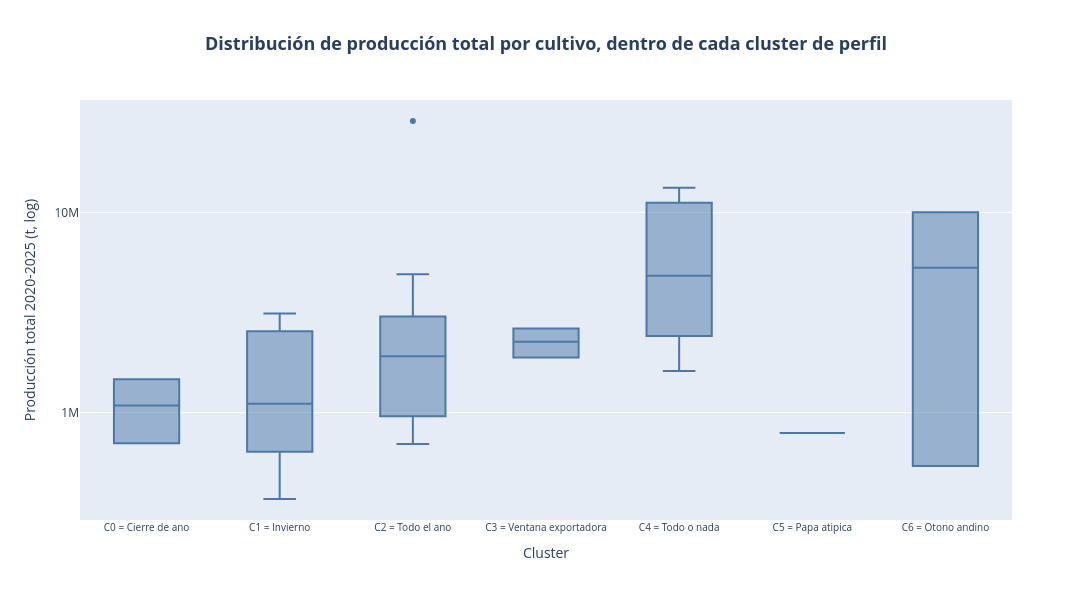

Notebook cell for this chart:
### Markdown cell above
### B.3 Producción total por cluster (escala log, con outliers)

### Code cell
# ====================================================================
# Distribucion de produccion total (suma 2020-2025) por perfil, dentro de cada cluster
# ====================================================================
total_por_perfil = (df_b.groupby(["cluster_str", "region", "cultivo"])["produccion_ton"]
                    .sum().reset_index())
total_por_perfil = total_por_perfil[total_por_perfil["produccion_ton"] > 0]

# Mismo estilo simple que el boxplot de zona en 06_clustering_final.ipynb: un color
# solido (sin colorear por cluster ni leyenda, esa info ya esta en el eje x).
fig_box_perfil = px.box(
    total_por_perfil, x="cluster_str", y="produccion_ton", log_y=True, points="outliers",
    category_orders={"cluster_str": orden_perfil},
    labels={"produccion_ton": "Producción total 2020-2025 (t, log)", "cluster_str": "Cluster"},
)
fig_box_perfil.update_traces(marker_color="#4C78A8")
# exponentformat="SI" evita mezclar numeros planos (2000000) con sufijos (10M) en el mismo eje
fig_box_perfil.update_yaxes(exponentformat="SI", dtick=1)
fig_box_perfil.update_xaxes(tickangle=0, tickfont=dict(size=10))
fig_box_perfil.update_layout(
    title=titulo_centrado("Distribución de producción total por cultivo, dentro de cada cluster de perfil"),
    width=1500, height=600, margin=dict(b=80, t=100),
)
fig_box_perfil.show()

### Figure 1 — Plotly figure (JSON) as saved in the notebook; plotly's stock layout.template omitted (floating-point values rounded to 4 significant figures)
{"data": [{"alignmentgroup": "True", "boxpoints": "outliers", "hovertemplate": "Cluster=%{x}<br>Producción total 2020-2025 (t, log)=%{y}<extra></extra>", "legendgroup": "", "marker": {"color": "#4C78A8"}, "name": "", "notched": false, "offsetgroup": "", "orientation": "v", "showlegend": false, "type": "box", "x": ["C0 = Cierre de ano", "C0 = Cierre de ano", "C1 = Invierno", "C1 = Invierno", "C1 = Invierno", "C1 = Invierno", "C1 = Invierno", "C1 = Invierno", "C1 = Invierno", "C1 = Invierno", "C1 = Invierno", "C2 = Todo el ano", "C2 = Todo el ano", "C2 = Todo el ano", "C2 = Todo el ano", "C2 = Todo el ano", "C2 = Todo el ano", "C2 = Todo el ano", "C2 = Todo el ano", "C2 = Todo el ano", "C2 = Todo el ano", "C2 = Todo el ano", "C2 = Todo el ano", "C2 = Todo el ano", "C2 = Todo el ano", "C3 = Ventana exportadora", "C3 = Ventana exportadora", "C4 = Todo o nada", "C4 = Todo o nada", "C4 = Todo o nada", "C5 = Papa atipica", "C6 = Otono andino", "C6 = Otono andino"], "x0": " ", "xaxis": "x", "y": [702000.0, 1465000.0, 924100.0, 1106000.0, 645600.0, 614200.0, 370000.0, 2441000.0, 1367000.0, 3128000.0, 2861000.0, 757700.0, 959800.0, 829300.0, 1734000.0, 2527000.0, 1244000.0, 697000.0, 28610000.0, 3614000.0, 2091000.0, 4913000.0, 1119000.0, 3021000.0, 2548000.0, 2632000.0, 1882000.0, 1614000.0, 13290000.0, 4822000.0, 791300.0, 540900.0, 10030000.0], "y0": " ", "yaxis": "y"}], "layout": {"boxmode": "group", "height": 600, "legend": {"tracegroupgap": 0}, "margin": {"b": 80, "t": 100}, "title": {"font": {"size": 18}, "text": "<b>Distribución de producción total por cultivo, dentro de cada cluster de perfil</b>", "x": 0.5, "xanchor": "center"}, "width": 1500, "xaxis": {"anchor": "y", "categoryarray": ["C0 = Cierre de ano", "C1 = Invierno", "C2 = Todo el ano", "C3 = Ventana exportadora", "C4 = Todo o nada", "C5 = Papa atipica", "C6 = Otono andino"], "categoryorder": "array", "domain": [0.0, 1.0], "tickangle": 0, "tickfont": {"size": 10}, "title": {"text": "Cluster"}}, "yaxis": {"anchor": "x", "domain": [0.0, 1.0], "dtick": 1, "exponentformat": "SI", "title": {"text": "Producción total 2020-2025 (t, log)"}, "type": "log"}}}
